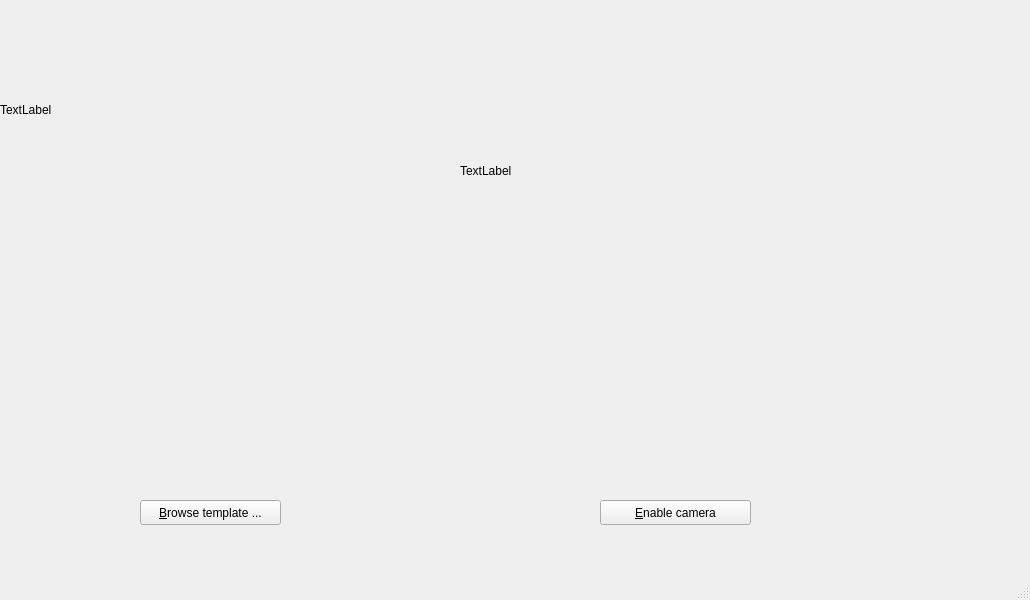
<?xml version="1.0" encoding="UTF-8"?>
<ui version="4.0">
 <class>MainWindow</class>
 <widget class="QMainWindow" name="MainWindow">
  <property name="geometry">
   <rect>
    <x>0</x>
    <y>0</y>
    <width>1030</width>
    <height>600</height>
   </rect>
  </property>
  <property name="windowTitle">
   <string>SIFT DEMO</string>
  </property>
  <widget class="QWidget" name="centralwidget">
   <widget class="QPushButton" name="toggle_cam_button">
    <property name="geometry">
     <rect>
      <x>600</x>
      <y>500</y>
      <width>151</width>
      <height>25</height>
     </rect>
    </property>
    <property name="text">
     <string>&amp;Enable camera</string>
    </property>
   </widget>
   <widget class="QLabel" name="template_label">
    <property name="geometry">
     <rect>
      <x>0</x>
      <y>-10</y>
      <width>320</width>
      <height>240</height>
     </rect>
    </property>
    <property name="text">
     <string>TextLabel</string>
    </property>
   </widget>
   <widget class="QPushButton" name="browse_button">
    <property name="geometry">
     <rect>
      <x>140</x>
      <y>500</y>
      <width>141</width>
      <height>25</height>
     </rect>
    </property>
    <property name="text">
     <string>&amp;Browse template ...</string>
    </property>
   </widget>
   <widget class="QLabel" name="live_image_label">
    <property name="geometry">
     <rect>
      <x>460</x>
      <y>0</y>
      <width>481</width>
      <height>341</height>
     </rect>
    </property>
    <property name="text">
     <string>TextLabel</string>
    </property>
   </widget>
  </widget>
  <widget class="QMenuBar" name="menubar">
   <property name="geometry">
    <rect>
     <x>0</x>
     <y>0</y>
     <width>1030</width>
     <height>22</height>
    </rect>
   </property>
  </widget>
  <widget class="QStatusBar" name="statusbar"/>
 </widget>
 <resources/>
 <connections/>
</ui>
